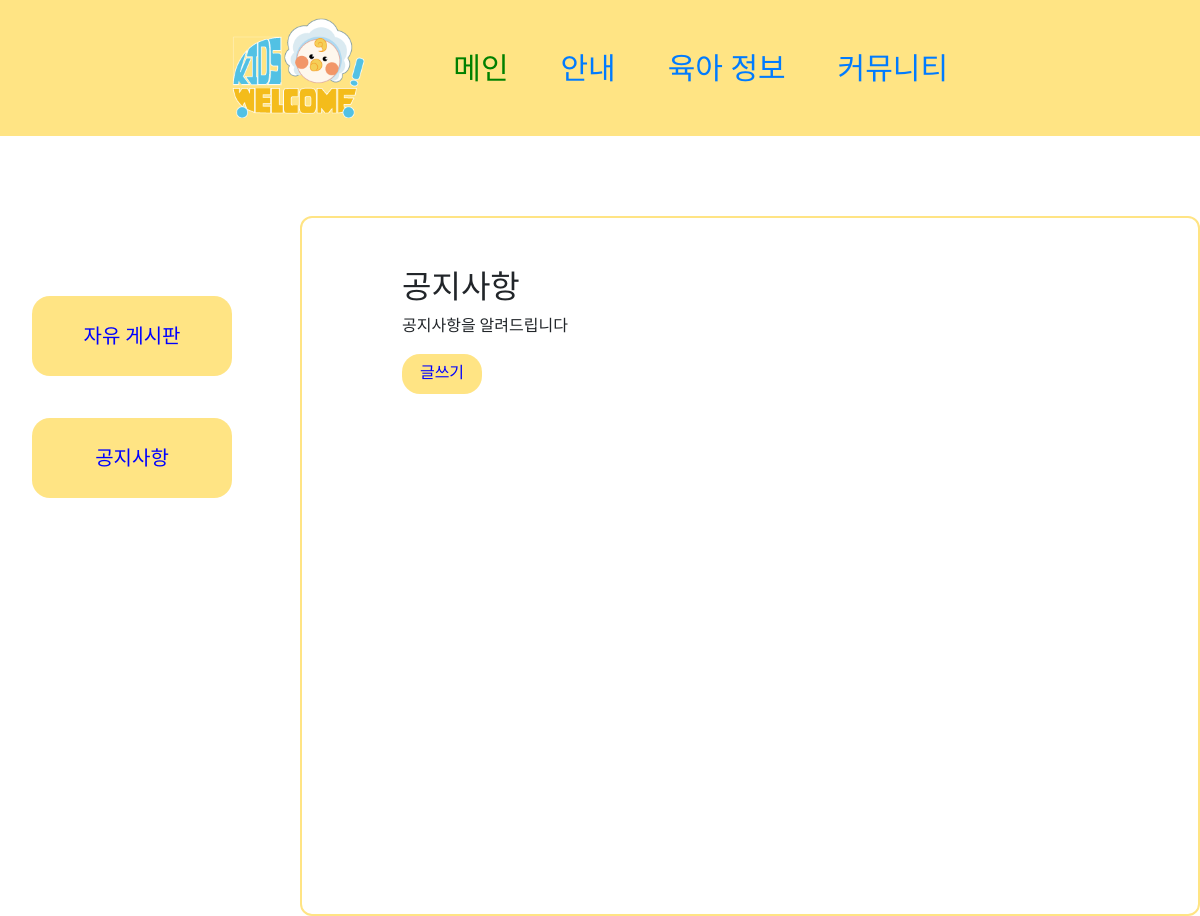
Page /zone/notice/ on the earlier database version.
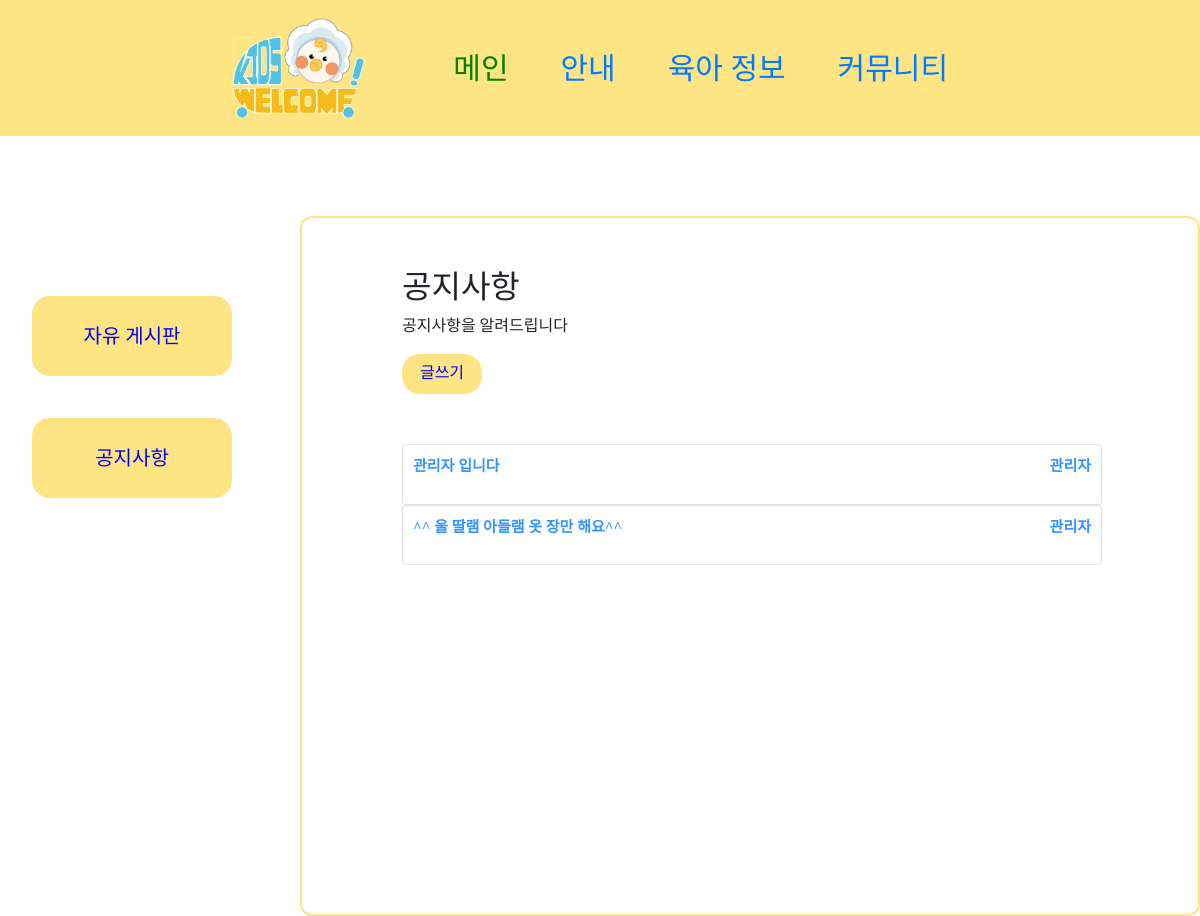
Same page on the later database version.
### zone/models.py (models this page shows)
class Boards(models.Model):
        title = models.CharField(max_length=30)
        description = models.TextField()
        created_at=models.DateTimeField(auto_now_add=True)
        updated_at=models.DateTimeField(auto_now=True)
        password = models.CharField(max_length=50)

### zone/views.py (the view)
# urls.py: path('notice/', views.notice, name="notice"),
def notice(request):
    boardss = Boards.objects.all()
    return render(request, 'zone/notice.html', {'boardss': boardss})

### zone/templates/zone/notice.html (shortened to what this page needs)
{% extends 'base.html' %}
{% load static %}
{% block commu %}
 <!DOCTYPE html>
<div class="sidenav">
  <a href= "{% url 'commu' %}"><button class="button">자유 게시판</button></a>
  <a href="{% url 'notice' %}"><button class="button">공지사항</button></a>
</div>
{% endblock commu %}
{% block content %}
 <!DOCTYPE html>
<div class="main">
  <div class=side1>
  <h2>공지사항</h2>
  <p>공지사항을 알려드립니다</p>
  <a class="but" href="{% url 'notice_board' %}" >글쓰기</a>
  </div>
 <div class = "con">
        <div>
            {% for item in boardss %}
            <div class="card w-70" >
                <div>
                    <a href= "{% url 'notice_detail' item.id %}">
              <div class="card-body" >
                <p class="card-text">{{ item.title }}</p>
                <p class="card-text">관리자</p>
              </div></a>
              </div>
            </div>
            {% endfor %}
        </div>
    </div>
</div>
{% endblock content %}

Differences in the rows shown:
added Boards: title "관리자 입니다"
added Boards: title "^^ 울 딸램 아들램 옷 장만 해요^^"
